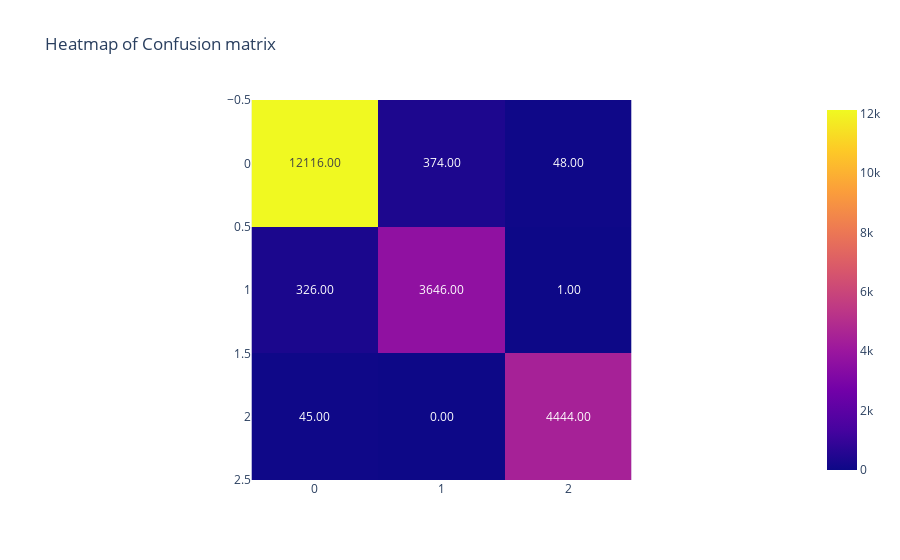

The notebook cell saved with this chart:
### Markdown cell above
### 1.5. Drzewa decyzyjne

### Code cell
# decision tree
dt = DecisionTreeClassifier(criterion='gini')
dt_score = score(dt, "Decision Tree")

### Figure 1 — Plotly figure (JSON) as saved in the notebook; plotly's stock layout.template omitted (floating-point values rounded to 4 significant figures)
{"data": [{"coloraxis": "coloraxis", "hovertemplate": "x: %{x}<br>y: %{y}<br>color: %{z}<extra></extra>", "name": "0", "texttemplate": "%{z:.2f}", "type": "heatmap", "xaxis": "x", "yaxis": "y", "z": [[12116, 374, 48], [326, 3646, 1], [45, 0, 4444]]}], "layout": {"coloraxis": {"colorscale": [[0, "#0d0887"], [0.1111, "#46039f"], [0.2222, "#7201a8"], [0.3333, "#9c179e"], [0.4444, "#bd3786"], [0.5556, "#d8576b"], [0.6667, "#ed7953"], [0.7778, "#fb9f3a"], [0.8889, "#fdca26"], [1, "#f0f921"]]}, "title": {"text": "Heatmap of Confusion matrix"}, "xaxis": {"anchor": "y", "constrain": "domain", "domain": [0, 1], "scaleanchor": "y"}, "yaxis": {"anchor": "x", "autorange": "reversed", "constrain": "domain", "domain": [0, 1]}}}
